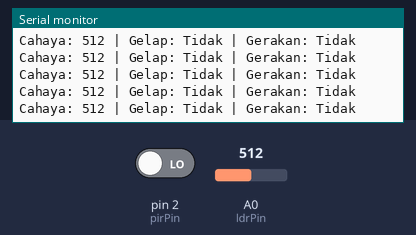
A sketch run on a simulated Arduino Uno, built with avr-gcc and run on an emulated ATmega328P. Shown: the last lines printed to the serial monitor. The inputs (shaded band) are chosen by the test bench; at power-on: A0 (ldrPin) = 512, pin 2 (pirPin) LOW.

Above: at 1.2 s.
1.3 s: A0 (ldrPin) set to 488
At 1.31 s:
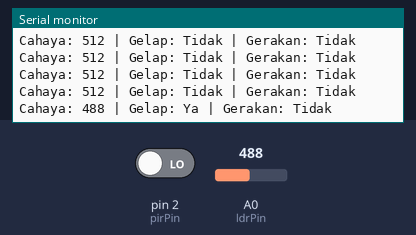
10.0 s: A0 (ldrPin) set to 108
At 10.06 s:
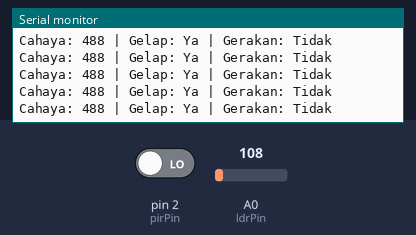
13.0 s: A0 (ldrPin) set to 94
At 13.08 s:
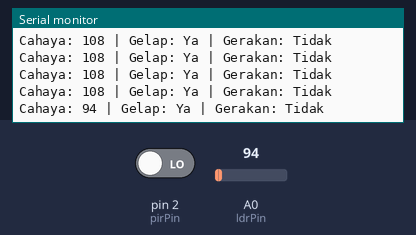
Timing chart, 0 to 16.0 s (numbered marks = the images above; inputs shaded):
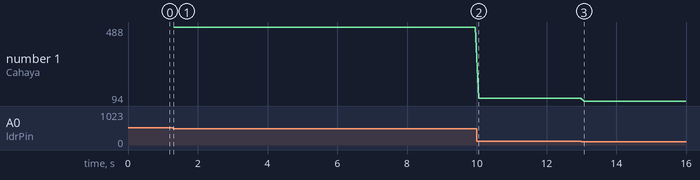

The sketch:

iot-responsi.ino
```cpp
int pirPin = 2;
int ldrPin = A0;

int threshold = 500;  // batas gelap/terang

void setup() {
  Serial.begin(9600);
  pinMode(pirPin, INPUT);
}

void loop() {
  int ldrValue = analogRead(ldrPin);
  int pirState = digitalRead(pirPin);

  bool gelap = ldrValue < threshold;
  bool gerakan = pirState == HIGH;

  Serial.print("Cahaya: ");
  Serial.print(ldrValue);

  Serial.print(" | Gelap: ");
  Serial.print(gelap ? "Ya" : "Tidak");

  Serial.print(" | Gerakan: ");
  Serial.print(gerakan ? "Ya" : "Tidak");

  // Logika jika ingin melakukan sesuatu
  if (gelap && gerakan) {
    Serial.print(" | Status: Deteksi GERAK dalam GELAP!");
  }

  Serial.println();
  delay(100);
}
```

Measured:
- the behaviour switches between 500 and 499 on A0 (ldrPin) (found by bisection; images 0 and 1)
- after the input at 1.3 s, the serial monitor: prints a new line at once (image 1)
- after the input at 13.0 s, the serial monitor: prints a new line after 0.08 s (image 3)
- plotted number 1: 488 → 108 after the input at 10.0 s, 108 → 94 after the input at 13.0 s
